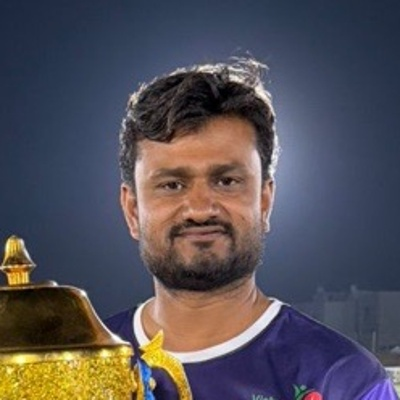
#> input picture images/cropped_400x400.jpg, 400 x 400 px, found by its file name; its folder holds only this picture in this run
$ python imageprocess.py
#> lines starting #> are read from the running program, lines starting #| are printed output that depends on the picture
import cv2
import os
import time
from PIL import Image, ExifTags
import numpy as np

input_folder = "C:/Drashtiiii/CrickHunt_Web/src/Presentation/Nop.Web/wwwroot/images"
output_folder = "C:/Drashtiiii/python/output_images"

os.makedirs(output_folder, exist_ok=True)

face_cascade = cv2.CascadeClassifier(cv2.data.haarcascades + 'haarcascade_frontalface_default.xml')

def fix_rotation(image):
    try:
        exif = image._getexif()
        if exif:
            for tag, value in ExifTags.TAGS.items():
                if value == 'Orientation':
                    orientation_key = tag
                    break
            orientation = exif.get(orientation_key)
            if orientation == 3:
                image = image.rotate(180, expand=True)
            elif orientation == 6:
                image = image.rotate(270, expand=True)
            elif orientation == 8:
                image = image.rotate(90, expand=True)
    except:
        pass
    return image

def process_image(file_path):
    try:
        pil_image = Image.open(file_path)
#> pil_image is the input picture: PIL image 400x400 RGB; mean R, G, B 84, 80, 87
        pil_image = fix_rotation(pil_image)
        image = np.array(pil_image)
        image = cv2.cvtColor(image, cv2.COLOR_RGB2BGR)
        gray = cv2.cvtColor(image, cv2.COLOR_BGR2GRAY)
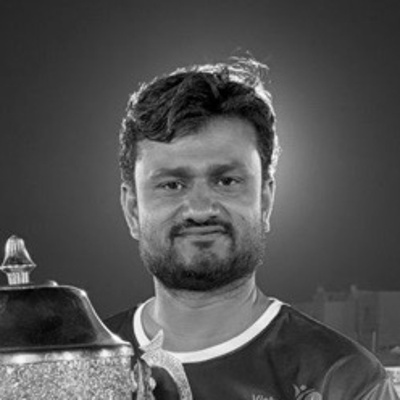
#> gray: shape (400, 400); min 0, max 255, mean 82
        faces = face_cascade.detectMultiScale(gray, 1.3, 5)
#> faces = [[132, 127, 141, 141]]
        if len(faces) == 0:
            return
        (x, y, w, h) = faces[0]
#> x = 132; y = 127; w = 141; h = 141
        center_x = x + w // 2
#> center_x = 202
        center_y = y + h // 2
#> center_y = 197
        crop_size = max(w, h) * 2
#> crop_size = 282
        start_x = max(center_x - crop_size // 2, 0)
#> start_x = 61
        start_y = max(center_y - crop_size // 2, 0)
#> start_y = 56
        end_x = min(start_x + crop_size, image.shape[1])
#> end_x = 343
        end_y = min(start_y + crop_size, image.shape[0])
#> end_y = 338
        cropped = image[start_y:end_y, start_x:end_x]
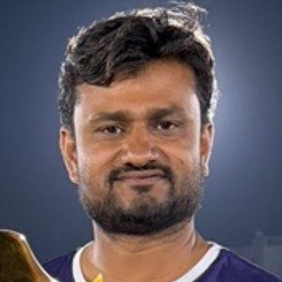
#> cropped: shape (282, 282, 3); mean B, G, R 95.2, 88.3, 97.8
        final_image = cv2.resize(cropped, (500, 500))
        filename = f"{int(time.time() * 1000)}.jpg"
        output_path = os.path.join(output_folder, filename)
        cv2.imwrite(output_path, final_image)
    except:
        pass

for file in os.listdir(input_folder):
    if file.lower().endswith(('.png', '.jpg', '.jpeg')):
        process_image(os.path.join(input_folder, file))

$ run again, on images/cropped_Image9.jpg
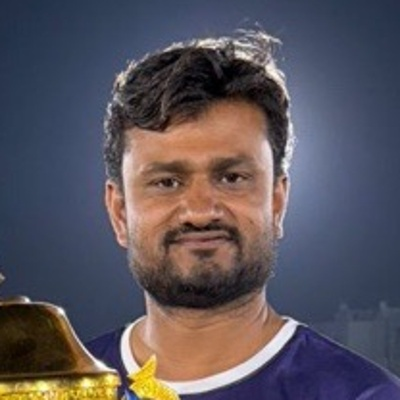
#> input picture images/cropped_Image9.jpg, 400 x 400 px, found by its file name
#> in process_image, pil_image is the input picture: PIL image 400x400 RGB; mean R, G, B 90.1, 84.1, 91.9
#> in process_image, `gray = cv2.cvtColor(image, cv2.COLOR_BGR2GRAY)`:
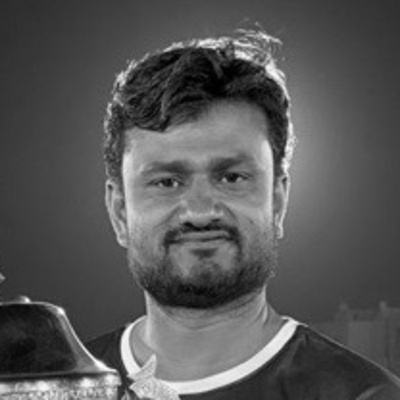
#> gray: shape (400, 400); min 0, max 255, mean 86.8
#> faces = [[111, 108, 182, 182]]
#> x = 111; y = 108; w = 182
#> center_x = 202
#> center_y = 199
#> crop_size = 364
#> start_x = 20
#> start_y = 17
#> end_x = 384
#> end_y = 381
#> in process_image, `cropped = image[start_y:end_y, start_x:end_x]`:
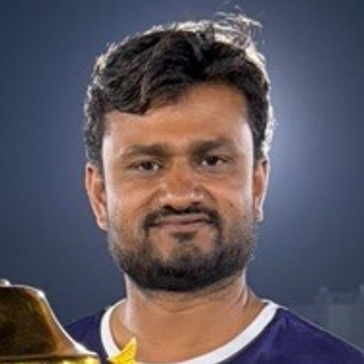
#> cropped: shape (364, 364, 3); mean B, G, R 93.9, 86.2, 94.2
